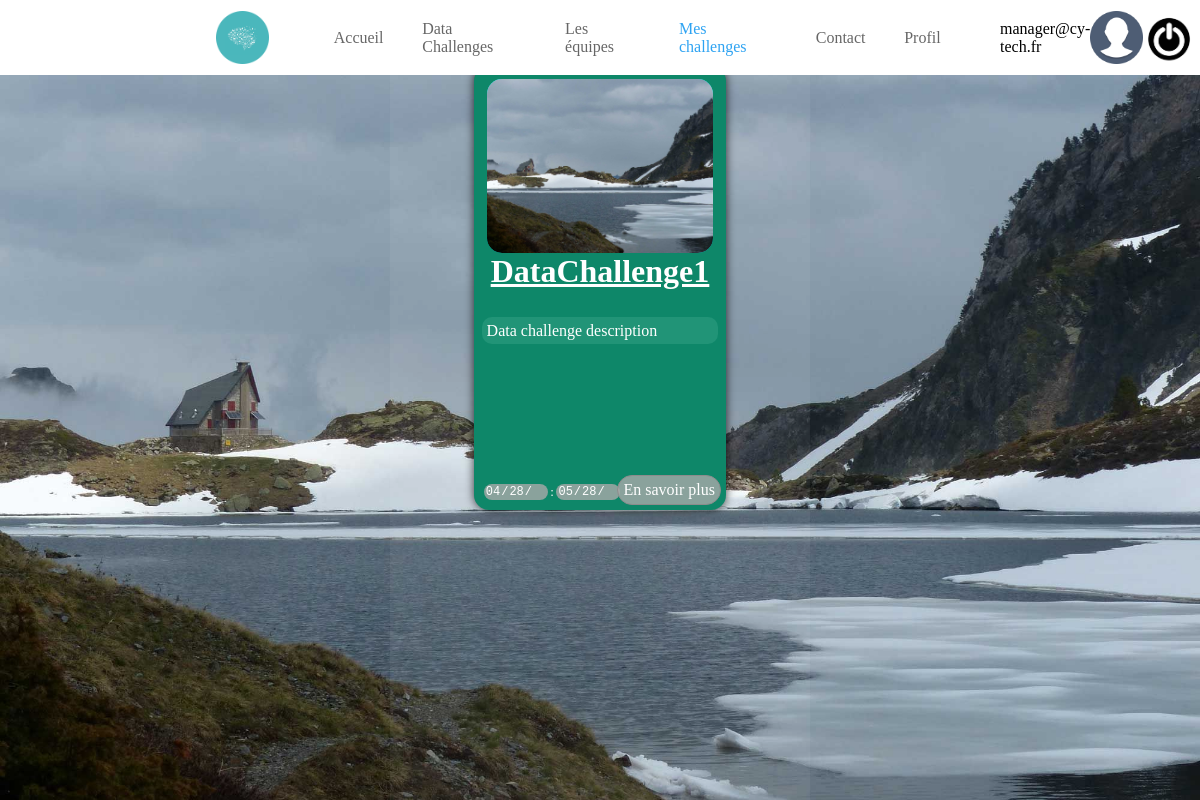
The app's page /pages/myChallenges.php (signed in) with its own data.
### tables this page shows
CREATE TABLE `User` (
    `id` INT UNSIGNED NOT NULL AUTO_INCREMENT,
    `firstName` VARCHAR(20) NOT NULL,
    `lastName` VARCHAR(31) NOT NULL,
    `password` VARCHAR(255) NOT NULL,
    `number` VARCHAR(11) NOT NULL,
    `email` VARCHAR(255) NOT NULL,
    PRIMARY KEY (`id`)
);

CREATE TABLE `DataChallenge` (
    `idDataC` INT UNSIGNED NOT NULL AUTO_INCREMENT,
    `name` VARCHAR(255) NOT NULL,
    `startDate` DATE NOT NULL,
    `endDate` DATE NOT NULL,
    `image` VARCHAR(255) NOT NULL,
    `description` TEXT NOT NULL,
    PRIMARY KEY (`idDataC`)
);

### php/bdd.php (called while the page is built, shortened)
<?php
static $bdd;
function is_connected_db(): bool
{
    global $bdd;
    return (isset($bdd) && $bdd != null);
}
function request_db($dbRequestType, $request = null)
{
    global $bdd;
    $queryR = mysqli_query($bdd, $request);
    if ($dbRequestType == DB_RETRIEVE) {
        $result = array();
        if (mysqli_num_rows($queryR) > 0) {
            while ($row = mysqli_fetch_assoc($queryR)) {
                $result[] = $row;
            }
        }
        return ($result);
    } else {
        return (null);
    }
}
function getManagersDataChallenges() {
    $request =
    "SELECT `id`, `firstName`, `lastName`, `email`, DC.`idDataC`, DC.`name`,
    DC.`startDate`, DC.`endDate`, DC.`image`, DC.`description` FROM `User` AS U
    JOIN `Manager` AS M ON U.`id` = M.`idUser`
    JOIN `Handle` AS H ON H.`idUser` = M.`idUser`
    JOIN DataChallenge AS DC ON DC.`idDataC` = H.`idDataC`";
    try {
        $result = request_db(DB_RETRIEVE, $request);
    } catch (Exception $e) {
        throw new Exception("Error getManagersDataChallenges : " . $e->getMessage());
    }
    return ($result);
}

### pages/myChallenges.php (the view, shortened to what this page needs)
<!DOCTYPE html>
<html lang="fr">
<head>
    <link rel="stylesheet" href="/css/challenges.css">
</head>
<body>
    <?php require_once ($_SERVER['DOCUMENT_ROOT'].'/php/header.php'); ?>
    <div class="main">
        <div class="center">
            <div class="feed">
                <?php
                require_once($_SERVER['DOCUMENT_ROOT'] . '/php/bdd.php');
                $dataC = getManagersDataChallenges();
                $events = array();
                foreach ($dataC as $key => $value) {
                    if($value['id'] == $_SESSION['user']['id'])
                        $events[] = $value;
                }
                foreach ($events as $key => $value)
                {
                    $desc = substr($value['description'], 0, 255);
                    echo
                    '<div class="event">
                        <div class="event-img">
                            <img src="'.$value['image'].'" alt="image-event">
                        </div>
                        <div class="event-intel">
                            <h1>'.$value['name'].'</h1>
                            <p>
                            '. $desc .'
                            </p>
                        </div>
                        <div class="bottom-event">
                            <div class="delais">
                                <input type="date" id=deb value="'.$value["startDate"].'" disabled="true">
                                <span>:</span>
                                <input type="date" id=fin value="'.$value["endDate"].'" disabled="true">
                            </div>
                            <a href="challengesPage.php?id='. $value['idDataC'] .'">En savoir plus</a>
                        </div>
                    </div>';
                }
                ?>
            </div>
        </div>
    </div>
</body>
</html>

### css/challenges.css (style rules this page uses)
html { max-width: 100vw; width: 100vw; margin: 0; padding: 0; }
body { position: relative; margin: 0; padding: 0; }
.main { position: relative; display: fixed; background-image: url("/asset/img/ilheou.jpg"); background-position: center; width: 100vw; height: 100vh; background-size: cover; background-repeat: no-repeat; overflow: hidden; }
.center { position: relative; display: flex; flex-direction: column; justify-content: center; align-items: center; margin: 0 auto; height: 100%; width: 50%; margin-top: 2%; }
.feed { display: flex; flex-direction: column; align-items: center; margin: 0 auto; padding-bottom: 10%; height: 100%; width: 70%; overflow:scroll; overflow-x:hidden; scrollbar-width: none; -ms-overflow-style: none; background-color: rgba(255,255,255,0.05); }
.event { position: relative; display: flex; flex-direction: column; justify-content: start; align-items: center; margin: 0 auto; margin-top: 10%; min-height: 60%; height: 60%; width: 60%; background-color: #0e8769; border-radius: 15px; box-shadow: 0px 0px 10px 0px rgba(0,0,0,0.75); }
.event-img { position: relative; width: 90%; height: auto; overflow: hidden; margin: 5%; margin-bottom: 0; background-color: aqua; border-radius: 15px; }
.event-img img { position: relative; width: 100%; height: 100%; object-fit: cover; }
.event-intel { position: relative; display: flex; flex-direction: column; justify-content: center; align-items: center; margin: 5%; margin-top: 0; margin-bottom: 0; height: auto; width: 90%; text-justify: inter-word; color: white; }
.event-intel h1 { position: relative; margin: 0; margin-bottom: 5%; font-size: 2em; font-weight: bold; text-align: center; text-decoration: underline; }
.event-intel p { width: 100%; position: relative; font-size: normal; text-align: justify; background-color: #219477; padding: 2%; border-radius: 10px; }
.bottom-event { position: relative; padding-top: 10%; margin-top: auto; width: 100%; }
.bottom-event a { position: absolute; padding: 2%; bottom: 0; right: 0; margin-right: 2%; margin-bottom: 2%; border: 1px solid; border-radius: 25px; border-color: rgb(140,140,140,1); background-color: rgba(169,169,169,0.8 ); transition: all 0.2s; color: white; text-decoration: none; }
.delais { position: absolute; bottom: 0; left: 0; padding: 2%; margin-left: 4%; margin-bottom: 2%; border-radius: 25px; max-width: 50%; display: flex; flex-direction: row; align-items: center; justify-content: center; }
.delais input { position: relative; width: 50%; height: 100%; border-radius: 25px; border: none; background-color: rgba(169,169,169,0.8 ); color: white; text-align: center; font-size: small; }
.delais span { position: relative; margin-left: 2%; margin-right: 2%; color: white; font-size: small; }

### records on screen
user: datachallenge.image (picture), datachallenge.name "DataChallenge1", datachallenge.description "Data challenge description", startDate "04/28/2020", endDate "05/28/2024"

### other values on screen
$name "Accueil"
$name "Data Challenges"
$name "Les équipes"
$name "Mes challenges"
$name "Contact"
$name "Profil"
$_SESSION["user"]["login"] "manager@cy-tech.fr"
